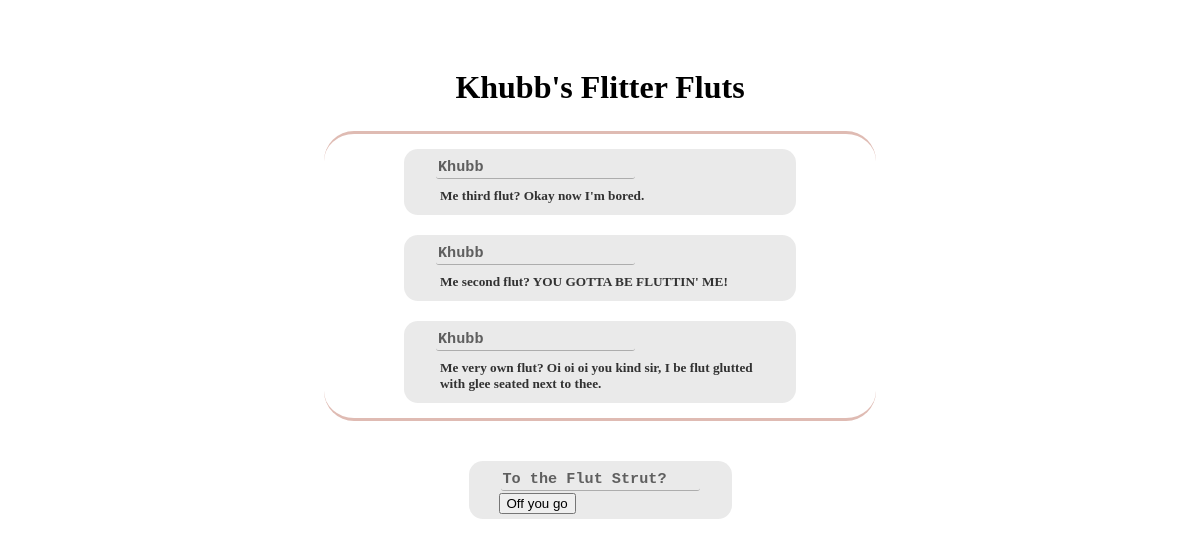
//Khubb, run on the app's committed database.
### flutter/models.py (models this page shows, shortened)
class Flut(models.Model):
    user_name = models.TextField(max_length=20, default='Flutter User')
    flut_text = models.TextField(max_length=140, default='Flitter flut flit fleet flot flippidy fleek fleeb, flibber flabber flip flop.')
    time_stamp = models.DateTimeField(default=timezone.now)

### flutter/views.py (the view)
# urls.py: url(r'^/(?P<user_name>.+)$', views.render_user_page, name="user page"),
def render_user_page(request, user_name):
    fluts_to_user = logic.get_all_fluts_for_user(user_name)
    template_args = {
        'user_name': user_name,
        'fluts_to_user': fluts_to_user,
    }
    return render(request, 'flutter/user_page.html', template_args)

### flutter/logic.py (called while the page is built)
def get_all_fluts_for_user(user_name):
    return models.Flut.objects.filter(user_name=user_name)

### flutter/templates/flutter/user_page.html (shortened to what this page needs)
{% load staticfiles %}
<!DOCTYPE html>
<html>
  <head>
    <link href="{% static 'flutter/style.css' %}" rel="stylesheet">
  </head>
  <body>
    <h1>{{ user_name }}'s Flitter Fluts</h1>
    <div>
      {% for user_flut in fluts_to_user %}
      <section>
        <h3>{{ user_flut.user_name }}</h3>
        <h5>{{ user_flut.flut_text }}</h5>
      </section>
      {% endfor %}
    </div>
    <div class="footer-div">
      <section>
        <form action="{% url 'index' %}">
          <h3>To the Flut Strut?</h3>
          <input type="submit" value="Off you go">
        </form>
      </section>
    </div>
  </body>
</html>

### flutter/static/flutter/style.css (style rules this page uses)
body { padding: 40px; }
h1 { text-align: center; }
div { display: flex; flex-direction: column-reverse; margin: 25px 25%; padding: 5px; border: 3.5px rgba(150, 30, 5, 0.3); border-style: solid none; border-radius: 30px; }
section { margin: 10px 75px; padding: 5px 30px; background-color: rgba(30, 30, 30, 0.09); border: 2px rgba(20, 20, 1300, 0.2); border-radius: 14px; }
h3 { margin: 2px; padding: 2px; width: 195px; border: 1px rgba(30, 30, 30, 0.3); border-style: none none solid none; border-radius: 3px; font-family: monospace; font-weight: bold; color: rgba(60, 60, 60, 0.8); }
h5 { margin: 3px; padding: 6px 3px 3px 3px; font-family: serif; color: rgba(30, 30, 30, 0.9); }
.footer-div { border: none; flex-direction: row; justify-content: center; }

### data on the page
Flut: user_name "Khubb", flut_text "Me very own flut? Oi oi oi you kind sir, I be flut glutted with glee seated next to thee."
Flut: user_name "Khubb", flut_text "Me second flut? YOU GOTTA BE FLUTTIN' ME!"
Flut: user_name "Khubb", flut_text "Me third flut? Okay now I'm bored."

### other printed values
{{ user_name }} "Khubb"
